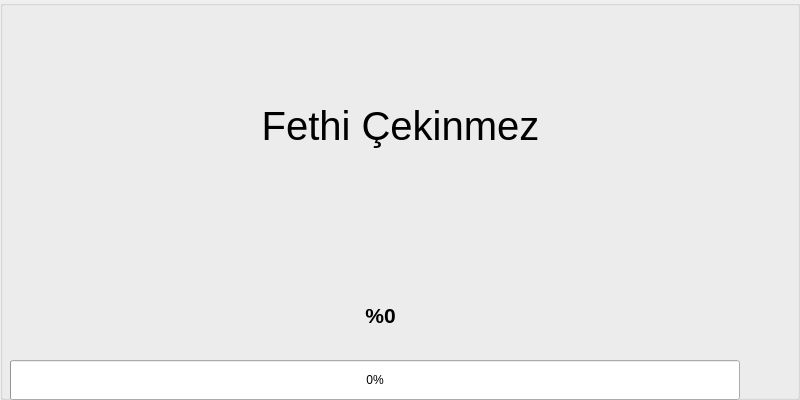
<?xml version="1.0" encoding="UTF-8"?>
<ui version="4.0">
 <class>MainWindow</class>
 <widget class="QMainWindow" name="MainWindow">
  <property name="geometry">
   <rect>
    <x>0</x>
    <y>0</y>
    <width>800</width>
    <height>400</height>
   </rect>
  </property>
  <property name="windowTitle">
   <string>MainWindow</string>
  </property>
  <widget class="QWidget" name="centralwidget">
   <widget class="QGroupBox" name="groupBox_background">
    <property name="geometry">
     <rect>
      <x>0</x>
      <y>0</y>
      <width>800</width>
      <height>400</height>
     </rect>
    </property>
    <property name="title">
     <string/>
    </property>
    <widget class="QProgressBar" name="progressBar">
     <property name="geometry">
      <rect>
       <x>10</x>
       <y>360</y>
       <width>730</width>
       <height>40</height>
      </rect>
     </property>
     <property name="value">
      <number>0</number>
     </property>
    </widget>
    <widget class="QLabel" name="label">
     <property name="geometry">
      <rect>
       <x>330</x>
       <y>290</y>
       <width>101</width>
       <height>51</height>
      </rect>
     </property>
     <property name="font">
      <font>
       <pointsize>16</pointsize>
       <bold>true</bold>
      </font>
     </property>
     <property name="text">
      <string>%0</string>
     </property>
     <property name="alignment">
      <set>Qt::AlignmentFlag::AlignCenter</set>
     </property>
    </widget>
    <widget class="QLabel" name="label_2">
     <property name="geometry">
      <rect>
       <x>0</x>
       <y>70</y>
       <width>801</width>
       <height>111</height>
      </rect>
     </property>
     <property name="font">
      <font>
       <pointsize>30</pointsize>
      </font>
     </property>
     <property name="text">
      <string>Fethi Çekinmez</string>
     </property>
     <property name="alignment">
      <set>Qt::AlignmentFlag::AlignCenter</set>
     </property>
    </widget>
   </widget>
  </widget>
 </widget>
 <resources/>
 <connections/>
</ui>
